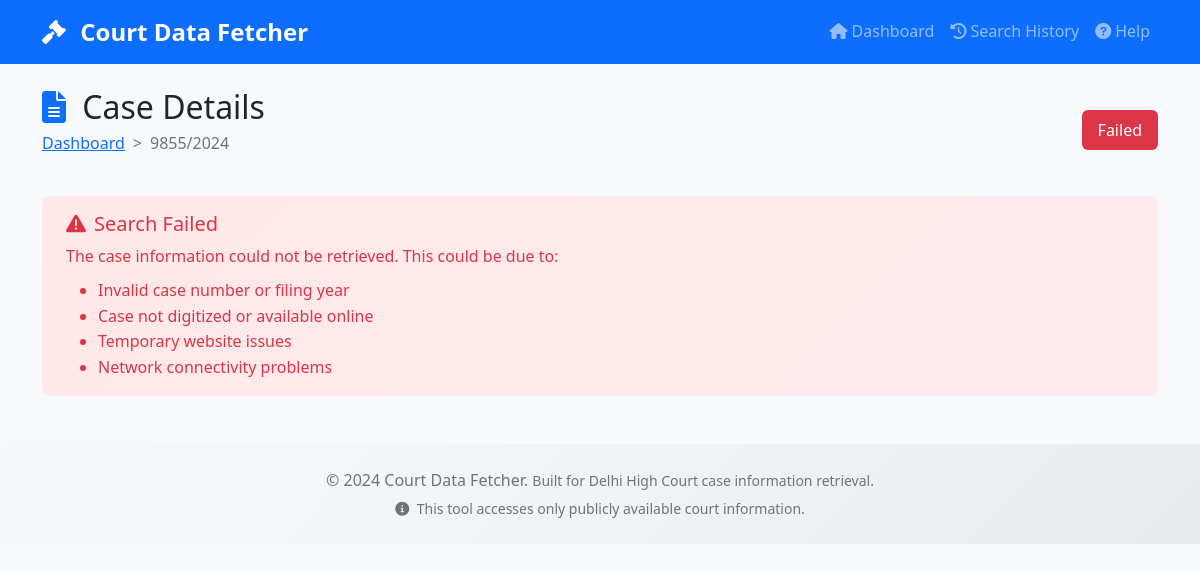
Screenshot of /case/2 with the database file from the repository.
### models.py (models this page shows, shortened)
class Case(db.Model):
    __tablename__ = 'cases'
    id = db.Column(db.Integer, primary_key=True)
    case_type = db.Column(db.String(100), nullable=False)
    case_number = db.Column(db.String(100), nullable=False)
    filing_year = db.Column(db.Integer, nullable=False)
    search_timestamp = db.Column(db.DateTime, default=datetime.utcnow)
    response_data = db.Column(db.Text)  # JSON string of scraped data
    status = db.Column(db.String(50), default='pending')  # pending, success, failed
    details = db.relationship('CaseDetail', backref='case', lazy=True, cascade='all, delete-orphan')
    orders = db.relationship('Order', backref='case', lazy=True, cascade='all, delete-orphan')

### app.py (the view)
@app.route('/case/<int:case_id>')
def case_detail(case_id):
    try:
        case = Case.query.get_or_404(case_id)
        case_detail = CaseDetail.query.filter_by(case_id=case_id).first()
        orders = Order.query.filter_by(case_id=case_id).all()
        response_data = {}
        if case.response_data:
            try:
                response_data = json.loads(case.response_data)
            except json.JSONDecodeError:
                logger.warning(f"Invalid JSON in response_data for case {case_id}")
        return render_template('case_detail.html',
                             case=case,
                             case_detail=case_detail,
                             orders=orders,
                             response_data=response_data)
    except Exception as e:
        logger.error(f"Error loading case detail: {str(e)}")
        flash('Error loading case details', 'error')
        return redirect(url_for('index'))

### templates/case_detail.html (shortened to what this page needs)
{% extends "base.html" %}
{% block content %}
<div class="d-flex justify-content-between align-items-center mb-4">
    <div>
        <h2 class="mb-1">
            <i class="fas fa-file-alt me-2 text-primary"></i>
            Case Details
        </h2>
        <nav aria-label="breadcrumb">
            <ol class="breadcrumb">
                <li class="breadcrumb-item"><a href="{{ url_for('index') }}">Dashboard</a></li>
                <li class="breadcrumb-item active">{{ case.case_number }}/{{ case.filing_year }}</li>
            </ol>
        </nav>
    </div>
    <div>
        <span class="badge bg-{{ 'success' if case.status == 'success' else 'danger' if case.status == 'failed' else 'warning' }} fs-6">
            {{ case.status.title() }}
        </span>
    </div>
</div>
{% if case.status == 'failed' %}
<div class="alert alert-danger">
    <h5><i class="fas fa-exclamation-triangle me-2"></i>Search Failed</h5>
    <p class="mb-0">
        The case information could not be retrieved. This could be due to:
    </p>
    <ul class="mt-2 mb-0">
        <li>Invalid case number or filing year</li>
        <li>Case not digitized or available online</li>
        <li>Temporary website issues</li>
        <li>Network connectivity problems</li>
    </ul>
</div>
{% endif %}
{% endblock %}

### static/css/style.css (style rules this page uses)
:root { --primary-color: #0d6efd; --success-color: #198754; --warning-color: #ffc107; --danger-color: #dc3545; --info-color: #0dcaf0; --light-color: #f8f9fa; --dark-color: #212529; }
body { font-family: 'Segoe UI', Tahoma, Geneva, Verdana, sans-serif; background-color: #f8f9fa; line-height: 1.6; }
.badge { font-size: 0.85rem; padding: 0.5rem 0.75rem; border-radius: 6px; font-weight: 500; }
.badge.fs-6 { font-size: 1rem !important; padding: 0.75rem 1rem; }
.alert { border-radius: 8px; border: none; padding: 1rem 1.5rem; margin-bottom: 1.5rem; }
.alert-danger { background: linear-gradient(135deg, #ffe8e8, #ffebee); color: var(--danger-color); }
.breadcrumb { background: transparent; padding: 0; margin-bottom: 1rem; }
.breadcrumb-item + .breadcrumb-item::before { content: ">"; color: #6c757d; }

### rows the page displays
Case: case_number "9855", filing_year "2024", status "Failed"
